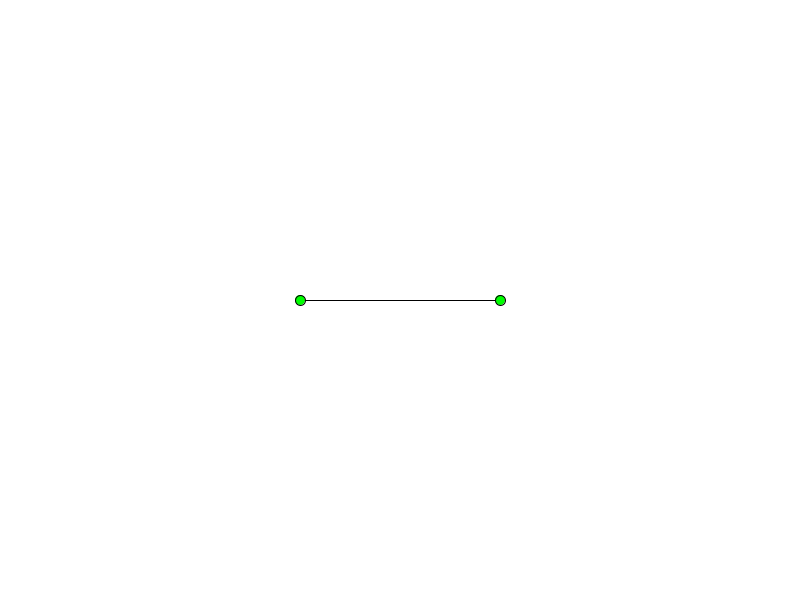
Frame 1 (no input)
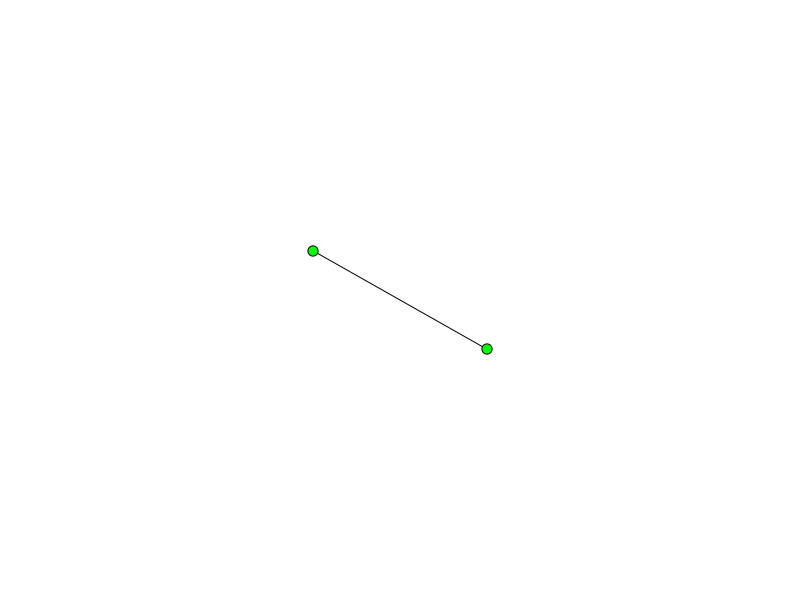
Frame 60 (the mouse pressed at the canvas centre just before this capture)
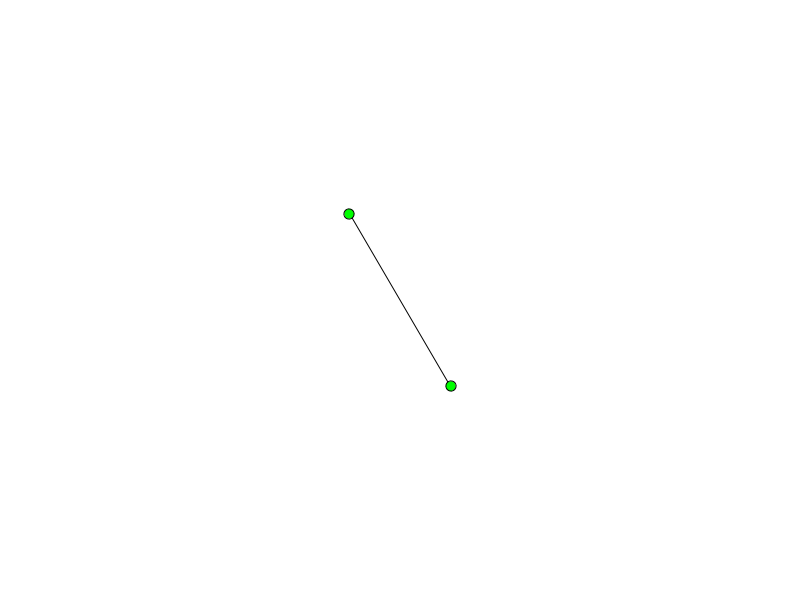
Frame 120 (the mouse held since frame 60 and released just before this capture)

The Processing sketch that drew these frames (run headless with seeded random() and noise(); from frame 60 on, the mouse is pressed at the canvas centre):

// Processing sketch: exercise_14_6
// ── exercise_14_6.pde
RotatingLine rotatingLine;

void setup() {
  size(800, 600);
  frameRate(60);
  rotatingLine = new RotatingLine(width/2, height/2, 200);
}

void draw() {
  background(255);
  rotatingLine.display();
  rotatingLine.rotateLine();
}

// ── rotatingLine.pde
public class RotatingLine {
  float theta, x, y, size;
  RotatingLine(float x_, float y_, float size_) {
    theta = 0;
    x = x_;
    y = y_;
    size = size_;
  }

  public void display() {
    createStaff();
  }

  private void createStaff() {
    pushMatrix();
    translate(x, y);
    rotate(radians(theta));
    
    line(-(size/2), 0, size/2, 0);
    
    fill(0, 255, 0);
    circle(-(size/2), 0, 10);
    circle(size/2, 0, 10);
    
    popMatrix();
  }
  
  public void rotateLine() {
    theta += 0.5;
  }
}
